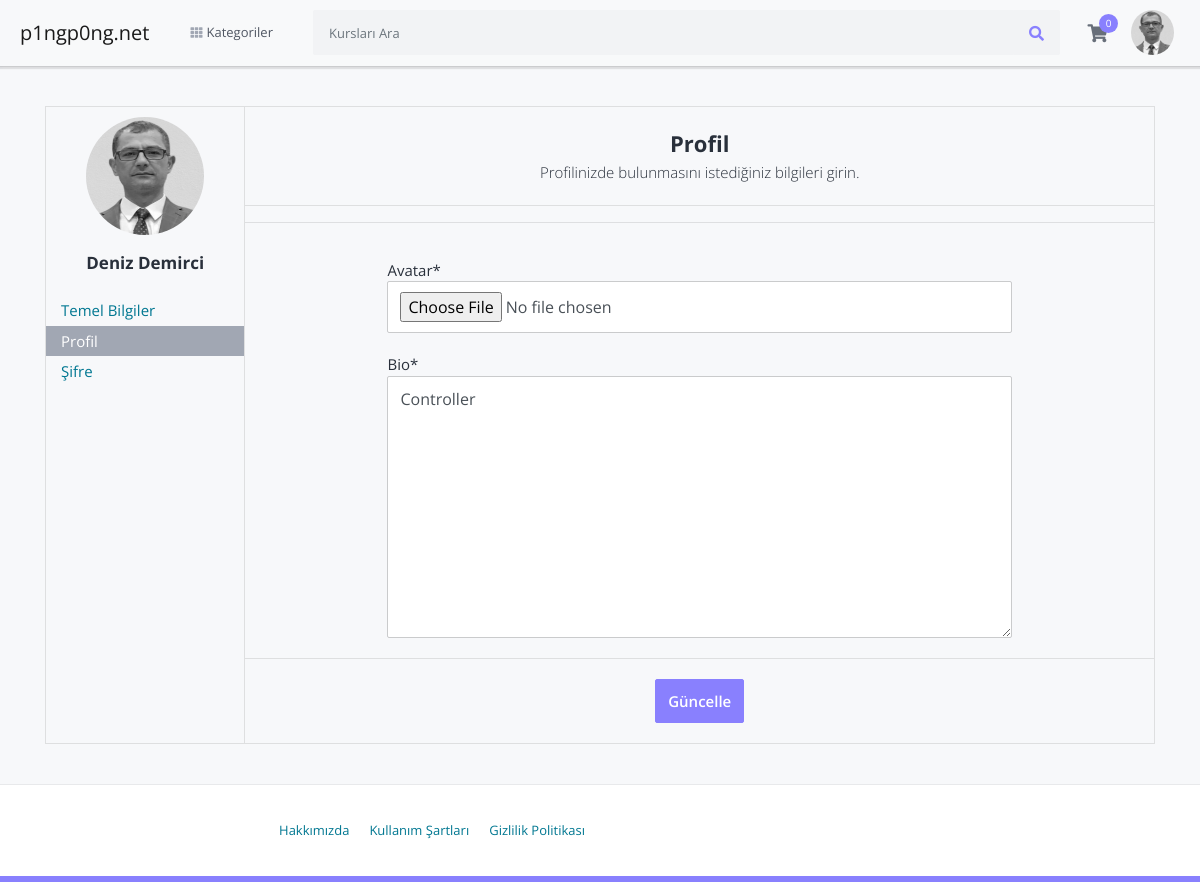
The app's page /users/my-profile (signed in) with its own data.
### accounts/models.py (models this page shows, shortened)
class User(AbstractUser):
    email = models.EmailField(unique=True, blank=False,
                              error_messages={
                                  'unique': "A user with that email already exists.",
                              })
    USERNAME_FIELD = "email"
    STUDENT = 1
    INSTRUCTOR = 2
    COUNSELLOR =3
    ROLE_CHOICES = (
          (STUDENT, 'Student'),
          (INSTRUCTOR, 'Instructor'),
          (COUNSELLOR, 'Counsellor'),
    )
    role = models.PositiveSmallIntegerField(choices=ROLE_CHOICES, default=1)
    REQUIRED_FIELDS = []
    objects = UserManager()

class Profile(models.Model):
    user = models.OneToOneField(User, on_delete=models.CASCADE ,related_name='profile')
    avatar = models.ImageField(default='avatar.png', upload_to='profile_images')
    bio = models.TextField()

### accounts/views.py (the view, shortened to what this page needs)
# urls.py: path('my-profile', views.ProfileUpdateView.as_view(), name='my-profile'),
class ProfileUpdateView(UpdateView):
    model = Profile
    template_name = "accounts/profile.html"
    context_object_name = "profile"
    form_class = ProfileUpdateForm
    success_url = reverse_lazy("accounts:my-profile")
    @method_decorator(login_required(login_url=reverse_lazy('accounts:login')))
    def dispatch(self, request, *args, **kwargs):
        return super().dispatch(self.request, *args, **kwargs)
    def get_object(self, queryset=None):
        return get_object_or_404(self.model, pk=self.request.user.pk)

### accounts/forms.py
class ProfileUpdateForm(forms.ModelForm):
    avatar = forms.ImageField(widget=forms.FileInput(attrs={'class': 'form-control-file'}))
    bio = forms.CharField(widget=forms.Textarea(attrs={'class': 'form-control', 'rows': 10}))
    class Meta:
        model = Profile
        fields = ['avatar', 'bio']

### cart/cart.py (called while the page is built)
    def __len__(self):
        return sum(item['quantity'] for item in self.cart.values())

    def get_total_price(self):
        return sum(Decimal(item['price']) * item['quantity'] for item in self.cart.values())

### cart/context_processors.py (called while the page is built)
def cart(request):
    return {'cart': Cart(request)}

### courses/context_processors.py (called while the page is built)
def categories_processor(request):
    categories = Category.objects.all()
    return {'categories': categories}

### templates/accounts/profile.html (shortened to what this page needs)
{% extends 'layouts/base.html' %}
{% load static %}
{% load crispy_forms_tags %}
{% block content %}
<section class="user-dashboard-area">
    <div class="container">
        <div class="row">
            <div class="col">
                <div class="user-dashboard-box">
                    <div class="user-dashboard-sidebar">
                        <div class="user-box">
                            <img src="/media/{{ user.profile.avatar }}" alt="" class="img-fluid">
                            <div class="name">
                                <div class="name">
                                    {{ request.user.first_name }} {{ request.user.last_name }}
                                </div>
                            </div>
                        </div>
                        <div class="user-dashboard-menu">
                            <ul>
                                <li >
                                    <a href="{% url 'accounts:my-user' %}">Temel Bilgiler</a>
                                </li>
                                <li class="active" >
                                    <a href="{% url 'accounts:my-profile' %}">Profil</a>
                                </li>
                                <li>
                                    <a href="#">Şifre</a>
                                </li>
                            </ul>
                        </div>
                    </div>
                    <div class="user-dashboard-content">
                        <div class="content-title-box">
                            <div class="title">Profil</div>
                            <div class="subtitle">Profilinizde bulunmasını istediğiniz bilgileri girin.
                            </div>
                        </div>
                        <hr>
                        <form action="#" method="post">
                            <div class="content-box">
                                <div class="basic-group">
                                    {{ form|crispy }}
                                </div>
                            </div>
                            <div class="content-update-box">
                                <button type="submit" class="btn">Güncelle</button>
                            </div>
                        </form>
                    </div>
                </div>
            </div>
        </div>
    </div>
</section>
{% endblock %}

### templates/partials/navbar.html (shortened to what this page needs)
{% load static %}
<section class="menu-area">
    <div class="container-xl">
        <div class="row">
            <div class="col">
                <nav class="navbar navbar-expand-lg navbar-light bg-light">
                    <a class="navbar-brand" href="/">
                        p1ngp0ng.net
                    </a>
                    {% include 'partials/menu.html' %}
                    <form class="inline-form" action="{% url 'lms:search' %}" method="get" style="width: 100%;">
                        <div class="input-group search-box mobile-search">
                            <input type="text" name='q' class="form-control"
                                   placeholder="Kursları Ara">
                            <div class="input-group-append">
                                <button class="btn" type="submit"><i class="fas fa-search"></i></button>
                            </div>
                        </div>
                    </form>
                    <div class="cart-box menu-icon-box" id="cart_items">
                        {% include 'partials/cart.html' %}
                    </div>
                    {% if request.user.is_authenticated %}
                        <div class="user-box menu-icon-box">
                            <div class="icon">
                                <a href="">
                                    <img src="/media/{{ request.user.profile.avatar}}" alt="" class="img-fluid">
                                </a>
                            </div>
                        </div>
                    {% else %}
                        <span class="signin-box-move-desktop-helper"></span>
                        <div class="sign-in-box btn-group">
                            <a href="{% url 'accounts:login' %}" class="btn btn-sign-in">Giriş Yap</a>
                            <a href="{% url 'accounts:register' %}" class="btn btn-sign-up">Kayıt Ol</a>
                        </div>
                    {% endif %}
                </nav>
            </div>
        </div>
    </div>
</section>

### static/frontend/css/responsive.css (style rules this page uses)
@media (min-width:768px) { .navbar-expand-lg { -webkit-box-orient: horizontal; -webkit-box-direction: normal; -ms-flex-flow: row nowrap; flex-flow: row nowrap; -webkit-box-pack: start; -ms-flex-pack: start; justify-content: flex-start; } }

### records on screen
User: user.profile.avatar (picture), profile.avatar (picture), user.first_name "Deniz", user.last_name "Demirci"
Profile: bio "Controller"
